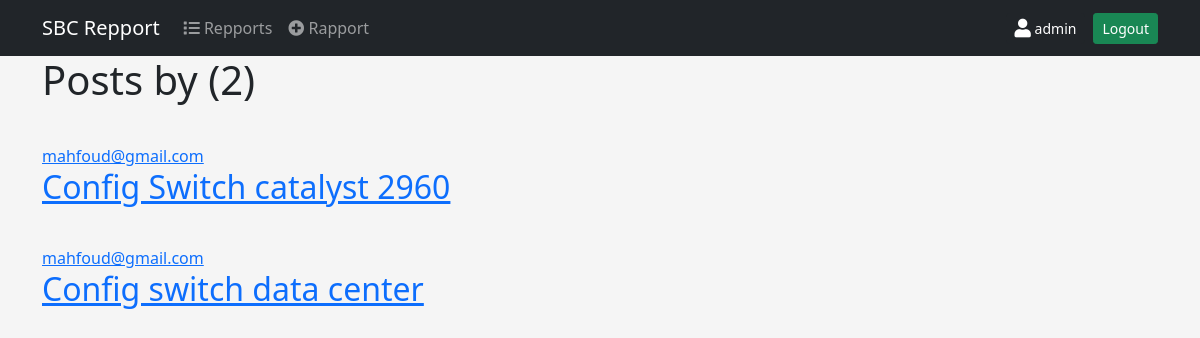
The page /user/rapports/2 (signed in) on the database its author committed.
### account/models.py (models this page shows, shortened)
class Account(AbstractBaseUser):
    email = models.EmailField( verbose_name='email address', max_length=255, unique=True )
    first_name = models.CharField(_("first name"), max_length=50)
    last_name = models.CharField(_("last name"), max_length=50)
    is_active = models.BooleanField(default=True)
    is_admin = models.BooleanField(default=False)
    objects = AccountManager()
    USERNAME_FIELD = 'email'
    REQUIRED_FIELDS = ['first_name','last_name']
    def __str__(self):
        return self.email

### rapport/models.py (models this page shows, shortened)
class Rapport (models.Model):
    CHEF_DEP = 'CHEF_DEP'
    CHEF_SRV = 'CHEF_SRV'
    DI = 'DI'
    MAIL = 'MAIL'
    TR_INTR = 'TR_INTR'
    YEAR_IN_SCHOOL_CHOICES = [
        (CHEF_DEP, 'Par le Chef departement Informatique'),
        (CHEF_SRV, 'Par le Chef service IR&SI'),
        (DI, 'Par DI'),
        (MAIL, 'Par Mail'),
        (TR_INTR, 'Travaux Internes à La Structure'),
    ]
    author = models.ForeignKey(Account, verbose_name=_("author"), on_delete=models.CASCADE)
    date =  models.DateField(_("date"),  auto_now_add=False)
    starthour =  models.TimeField(_('start hour '))
    endhour =  models.TimeField(_('end hour '))
    title = models.TextField(_("title"))
    description = models.TextField(_("description"))
    equipment = models.TextField(_("equipment"))
    state_befor = models.TextField(_("state befor "),null=True,blank=True)
    state_after = models.TextField(_("state after "))
    device_used = models.TextField(_("Device Used"),null=True,blank=True)
    type_di = models.CharField(_("Type DI"),
        max_length=20,
        choices=YEAR_IN_SCHOOL_CHOICES,
        default=TR_INTR,
    )
    n_di = models.TextField(_("N° DI"),null=True,blank=True)
    note = models.TextField(_("note"),null=True,blank=True)

### rapport/views.py (the view)
# urls.py: path('user/rapports/<int:pk>', UserRapportListView.as_view(), name='user-rapports'),
class UserRapportListView(ListView):
    model = Rapport
    template_name = 'rapport/user_rapport.html'  # <app>/<model>_<viewtype>.html
    context_object_name = 'objects'
    paginate_by = 6
    def get_queryset(self):
        user = get_object_or_404(Account, id=self.kwargs.get('pk'))
        return Rapport.objects.filter(author=user).order_by('-id')

### templates/rapport/user_rapport.html (shortened to what this page needs)
{% extends "base.html" %}
{% block content %}
    <h1 class="mb-3">Posts by {{ view.kwargs.username }} ({{ page_obj.paginator.count }})</h1>
    {% for post in objects %}
        <article class="media content-section">
          <div class="media-body">
            <div class="article-metadata">
              <a class="mr-2" href="{% url 'rapport:user-rapports' post.author.id %}">{{ post.author }}</a>
            </div>
            <h2><a class="article-title" href="{% url 'rapport:rapport-detail' post.id %}">{{ post.title }}</a></h2>
          </div>
        </article>
    {% endfor %}
{% endblock content %}

### templates/base.html (shortened to what this page needs)
<!DOCTYPE html>
<html>
    <head>
        <link rel="stylesheet" href="">
         <link href="https://cdn.jsdelivr.net/npm/bootstrap@5.0.2/dist/css/bootstrap.min.css" rel="stylesheet">
         <link rel="stylesheet" href="https://cdnjs.cloudflare.com/ajax/libs/font-awesome/5.15.2/css/all.min.css" >
    </head>
    <body style="background-color:#f5f5f5;">
    <nav class="navbar navbar-expand-lg navbar-dark bg-dark">
        <div class="container">
            <a class="navbar-brand" href="#">SBC Repport </a>
            <div class="collapse navbar-collapse" id="navbarNav">
            <ul class="navbar-nav">
                <li class="nav-item">
                <a class="nav-link " aria-current="page" href="{% url 'rapport:rapport-list' %}"><i class="fas fa-list"></i> Repports</a>
                </li>
                <li class="nav-item">
                    <a class="nav-link" href="{% url 'rapport:rapport-create' %}"><i class="fas fa-plus-circle"></i> Rapport</a>
                </li>
            </ul>
            <ul class="navbar-nav  ms-auto">
                {% if request.user.is_authenticated %}
                  <li class="nav-item">
                      <a class="btn btn-dark btn-sm  mx-2"  href="#"><i class="fas fa-lg rounded  fa-user"></i> {{ request.user.first_name }}</a>
                  </li>
                  <li class="nav-item">
                      <a class="btn btn-success btn-sm" href="{% url 'logout' %}">Logout</a>
                  </li>
                {% endif %}
              </ul>
            </div>
        </div>
    </nav>
    <main role="main" class="container">
        {% block content %}{% endblock content %}
    </main>
    </body>
</html>

### rows shown on the page
Account: user.first_name "admin"
Rapport: author "mahfoud@gmail.com", title "Config Switch catalyst 2960"
Rapport: author "mahfoud@gmail.com", title "Config switch data center"

### other values the page prints
{{ page_obj.paginator.count }} "2"
